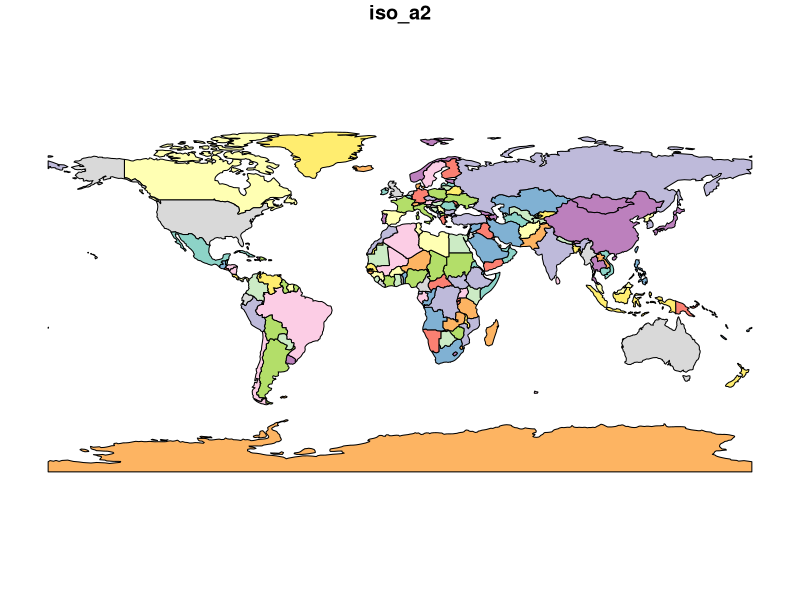
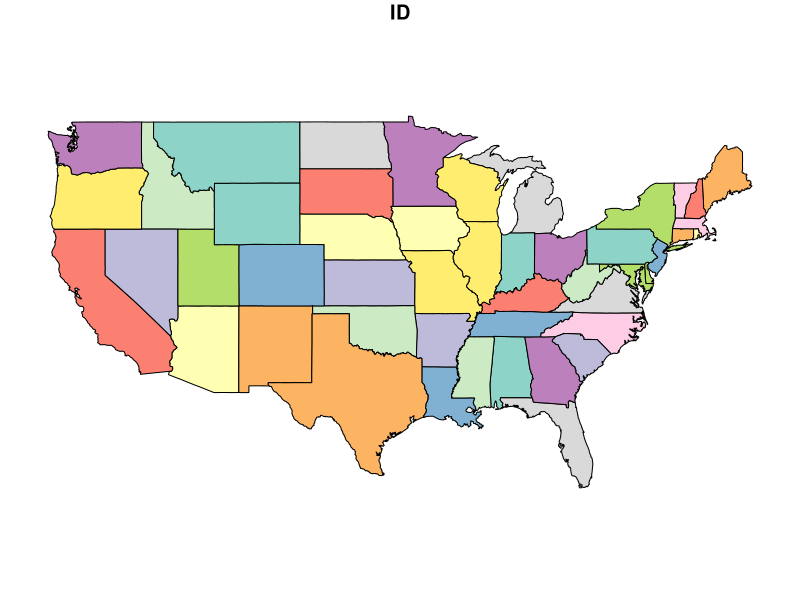

Write the R code that produced these figures, in order.
library(maps)
library(ggplot2)
library(spData)
library(dplyr)
library(sf)
# library(units) #this one is optional, but can help with unit conversions.
#load 'world' data from spData package
data(world) 
# load 'states' boundaries
states <- sf::st_as_sf(maps::map("state", plot = FALSE, fill = TRUE)) 

plot(world[1])
plot(states)
albers="+proj=aea +lat_1=29.5 +lat_2=45.5 +lat_0=37.5 +lon_0=-96 +x_0=0 +y_0=0 +ellps=GRS80 +datum=NAD83 +units=m +no_defs "
